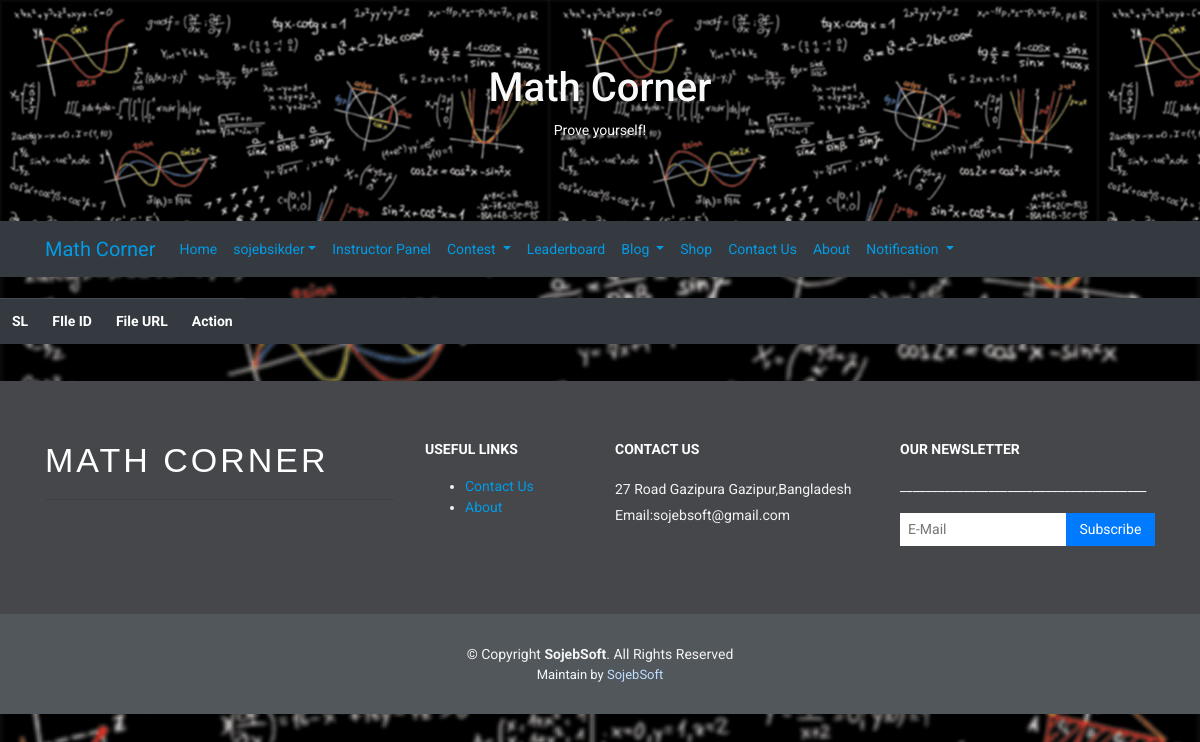
The app's page /file_list.php (signed in), older data.
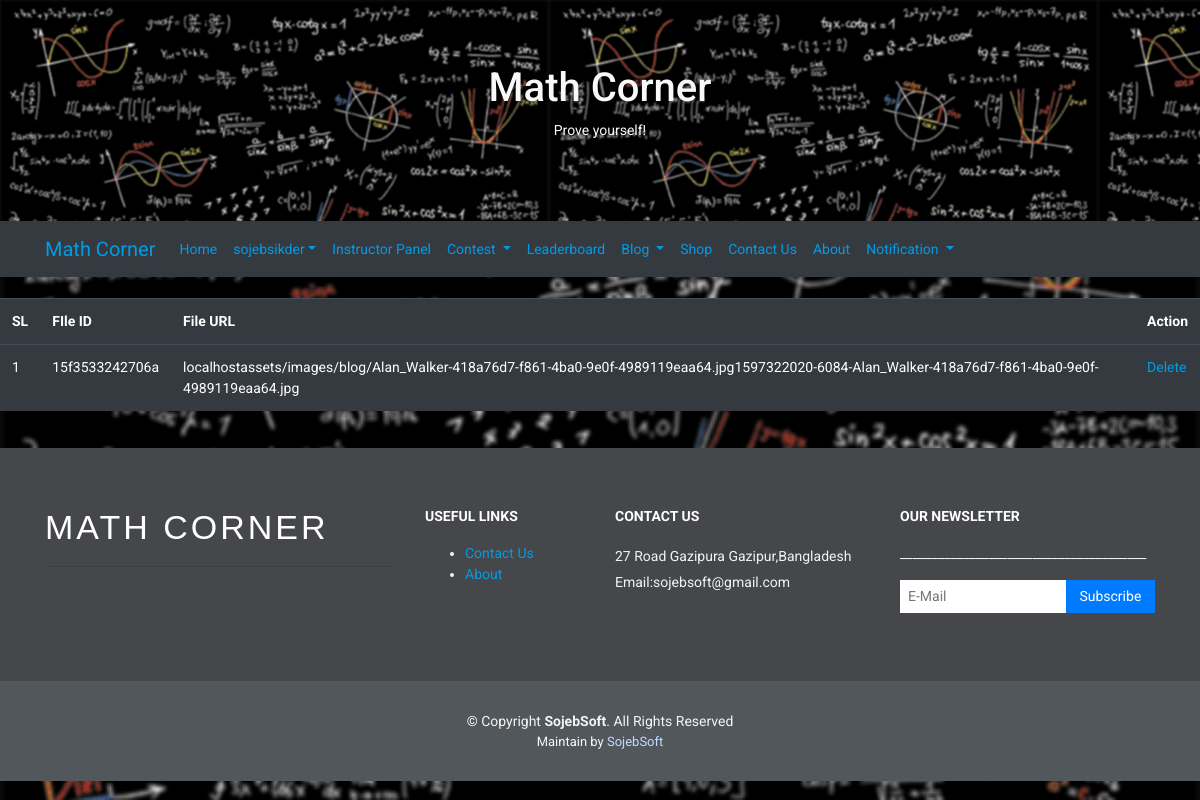
The same page, newer data.
### tables this page shows
CREATE TABLE `blog_file` (
  `id` int(11) NOT NULL,
  `file_id` text NOT NULL,
  `file_url` text NOT NULL,
  `user_id` varchar(200) NOT NULL
);

### lib/Database.php (called while the page is built, shortened)
<?php
Class Database{
 public $host   = DB_HOST;
 public $user   = DB_USER;
 public $pass   = DB_PASS;
 public $dbname = DB_NAME;
 public $link;
  private function connectDB(){
    $this->link = new mysqli($this->host, $this->user, $this->pass,$this->dbname);
  }
  public function select($query){
    $result = $this->link->query($query) or die($this->link->error.__LINE__);
    if($result->num_rows > 0){
      return $result;
    } else {
      return false;
    }
  }
}

### file_list.php (the view, shortened to what this page needs)
<?php
include "inc/header.php";
$db = new Database();
$user_id = $_SESSION['ins_id'];
$add = $_SERVER['HTTP_HOST'];
?>
<table class="table table-responsive table-dark table-hover">
    <tr>
        <th>SL</th>
        <th>FIle ID</th>
        <th>File URL</th>
        <th>Action</th>
    </tr>
<?php
    $getBlog = $db->select("SELECT * FROM blog_file WHERE user_id = '$user_id' ORDER BY id DESC ");
?>
<?php if($getBlog): ?>
<?php $i = 0; ?>
<?php while($row = $getBlog->fetch_assoc()): ?>
<?php $i++; ?>
    <tr>
        <td><?php echo $i; ?></td>
        <td><?php echo $row['file_id']; ?></td>
        <td><?php echo $add.$row['file_url']; ?></td>
        <td><a href="?del=<?php echo $row['file_id']; ?>">Delete</a></td>
    </tr>
    <?php endwhile ?>
<?php else: ?>
<?php endif ?>
</table>
<?php include "inc/footer.php"; ?>

Row changes from the older to the newer data that the page shows:
added blog_file: file "15f3533242706a", file_url "assets/images/blog/Alan_Walker-418a76d7-f861-4ba0-9e0f-4989119eaa64.jpg1597322020-6084-Alan_Walker-418a76d7-f861-4ba0-9e0f-4989119eaa64.jpg"
